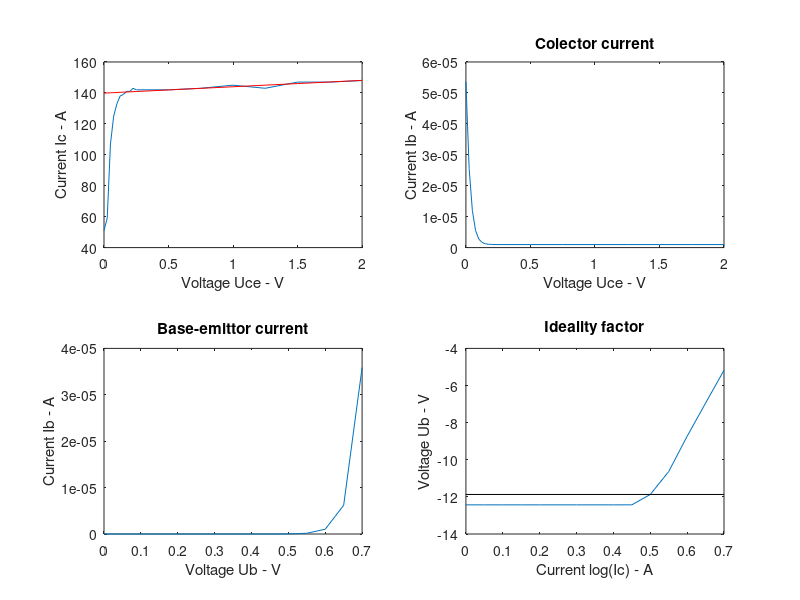

This figure's MATLAB source:
clc
clear all
close all
% With Ub = 0.6V
Uce = [0 0.025 0.05 0.075 0.1 0.125 0.15 0.175 0.2 0.225 0.25 0.5 0.75 1 1.25 1.5 1.75 2];
Ic = [51 59 107 125 133 138 139 141 141 143 142 142 143 145 143 147 147 148];

Uca = Uce(6:end);
Ica = Ic(6:end);
p = polyfit(Uca, Ica, 1);
p(2)
p(1)
p(2) / p(1); % Prints the early voltage.

subplot(2,2,1)
plot(Uce, Ic);
hold on;
plot(Uce, polyval(p, Uce), 'r');
xlabel('Voltage Uce - V');
ylabel('Current Ic - A');

Ib1 = [53.68 25.57 11.99 5.49 2.74 1.68 1.24 1.08 1.02 0.99 0.98 0.98 0.98 0.98 0.98 0.98 0.98 0.98] * 1e-6;
subplot(2,2,2);
plot(Uce, Ib1);
xlabel('Voltage Uce - V');
ylabel('Current Ib - A');
title('Colector current');

% With Uc = 0.5
Ub = [0 0.05 0.1 0.15 0.2 0.25 0.3 0.35 0.4 0.45 0.5 0.55 0.6 0.65 0.7 ];
Ib = [0 0 0 0 0 0 0 0 0 0 0.02 0.16 1.03 6.19 35.86].*1e-6;
subplot(2,2,3);
plot(Ub, Ib)
xlabel('Voltage Ub - V');
ylabel('Current Ib - A');
title('Base-emittor current')

% Idealty factor
Ic2 = [4e-6 4e-6 4e-6 4e-6 4e-6 4e-6 4e-6 4e-6 4e-6 4e-6 7e-6 24e-6 161e-6 961e-6 5625e-6];
subplot(2,2,4);
plot(Ub, log(Ic2))
hold on;
xhr = [0 .7];
yhr = [log(7e-6) log(7e-6)]
plot(xhr, yhr, 'k-')
xlabel('Current log(Ic) - A');
ylabel('Voltage Ub - V');
title('Ideality factor');
